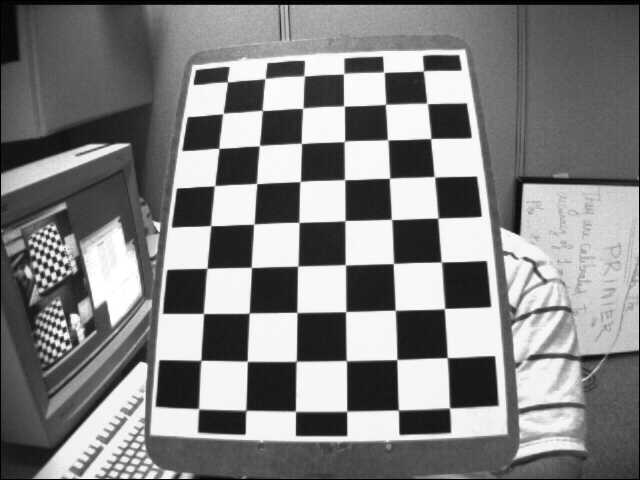
//> input picture data/left12.jpg, 640 x 480 px
$ ./main ../../data/left12.jpg   (built with g++ and OpenCV 4)
//> lines starting //> are read from the running program, lines starting //| are printed output that depends on the picture; after the words box and inside, x2 and y2 are one past the last pixel; in counts of white or black regions, pixels touching at a corner belong together
/**
 * @file main.cpp
 * @brief Perspective correction with a homography
 * @author José Miguel Guerrero Hernández
 *
 * This example demonstrates:
 * - Homography: the projective transformation that maps two views of a plane
 * - Perspective correction: warping a slanted plane back to a frontal view
 * - Why an affine transformation is not enough when there is perspective
 *
 * @note A homography is a 3x3 matrix with 8 degrees of freedom (it is defined
 *       up to scale), so it needs 4 point correspondences, no three of them
 *       collinear:
 *         | h11  h12  tx |
 *         | h21  h22  ty |
 *         | vx   vy   1  |
 *       The last row is what the affine transform of 05_01 does not have: it
 *       makes w' depend on the position, and that division is what allows
 *       parallel lines to converge. With vx = vy = 0 the matrix is affine.
 *
 * @note A chessboard is used on purpose: its cells are square, so the result
 *       can be checked by eye. If the rectification is right, the cells come
 *       out square and aligned with the image axes.
 *
 * @see https://docs.opencv.org/4.x/da/d54/group__imgproc__transform.html
 */

#include <cstdlib>
#include <opencv2/imgproc.hpp>
#include <opencv2/highgui.hpp>
#include <iostream>
#include <string>
#include <vector>

namespace Config
{
// Corners of the inner grid of the chessboard in data/left12.jpg, in this
// order: top-left, top-right, bottom-right, bottom-left. They were measured
// once with cv::findChessboardCorners (see 10_01_camera_calibration) and are
// hardcoded here so that the example stays about the homography
const std::vector<cv::Point2f> GRID_CORNERS = {
  {227.4f, 82.0f}, {423.5f, 70.9f}, {449.5f, 408.0f}, {198.6f, 408.8f}
};

// The inner grid is 6 x 9 corners, that is, 5 x 8 cells. Keeping that ratio in
// the output is what makes the rectified cells square
constexpr int CELL_SIZE = 58;
constexpr int OUTPUT_WIDTH = 5 * CELL_SIZE;
constexpr int OUTPUT_HEIGHT = 8 * CELL_SIZE;

// Drawing parameters
const cv::Scalar MARK_COLOR(0, 0, 255);       // BGR: red
constexpr int MARK_RADIUS = 6;
constexpr int LINE_THICKNESS = 2;
}

/**
 * @brief Destination corners: the four corners of the output image
 * @param width Width of the output image, in pixels
 * @param height Height of the output image, in pixels
 * @return Corners in the same order as Config::GRID_CORNERS
 */
std::vector<cv::Point2f> outputCorners(int width, int height)
{
  const float w = static_cast<float>(width);
  const float h = static_cast<float>(height);
  return {{0.0f, 0.0f}, {w, 0.0f}, {w, h}, {0.0f, h}};
}

/**
 * @brief Draws the four selected corners over a copy of the image
 * @param src Input image
 * @param corners The four correspondences chosen in the input image
 * @return Copy of src with the quadrilateral and its corners marked
 */
cv::Mat drawSelection(const cv::Mat & src, const std::vector<cv::Point2f> & corners)
{
  cv::Mat marked = src.clone();

  std::vector<cv::Point> polygon(corners.begin(), corners.end());
  cv::polylines(marked, polygon, true, Config::MARK_COLOR, Config::LINE_THICKNESS);

  for (size_t i = 0; i < corners.size(); ++i) {
    cv::circle(marked, corners[i], Config::MARK_RADIUS, Config::MARK_COLOR, cv::FILLED);
    cv::putText(marked, std::to_string(i + 1), corners[i] + cv::Point2f(10, -10),
      cv::FONT_HERSHEY_SIMPLEX, 0.7, Config::MARK_COLOR, 2);
  }
  return marked;
}

/**
 * @brief Rectifies the selected quadrilateral into a frontal view
 * @param src Input image
 * @param corners The four corners of the plane in the input image
 * @return Rectified image of size OUTPUT_WIDTH x OUTPUT_HEIGHT
 */
cv::Mat correctPerspective(const cv::Mat & src, const std::vector<cv::Point2f> & corners)
{
  const std::vector<cv::Point2f> destination =
    outputCorners(Config::OUTPUT_WIDTH, Config::OUTPUT_HEIGHT);

  // Exactly 4 correspondences: the homography is determined, there is nothing
  // to fit. With more than 4, and possible mismatches, the right call is
  // findHomography with RANSAC, used in 09_06_ransac_matching
  cv::Mat h = cv::getPerspectiveTransform(corners, destination);

  std::cout << "\n=== Homography ===" << std::endl;
  std::cout << h << std::endl;
  std::cout << "Note the last row: it is not (0, 0, 1), so this transformation "
            << "is not affine" << std::endl;

  // warpPerspective walks the OUTPUT pixels and looks up where each one comes
  // from in the input (inverse mapping), interpolating the fractional positions
  cv::Mat corrected;
  cv::warpPerspective(src, corrected, h,
    cv::Size(Config::OUTPUT_WIDTH, Config::OUTPUT_HEIGHT), cv::INTER_LINEAR);
  return corrected;
}

/**
 * @brief Same rectification attempted with an affine transform
 * @param src Input image
 * @param corners The four corners of the plane in the input image
 * @return Result of using only three of the four correspondences
 *
 * An affine transform has 6 degrees of freedom and is fixed by 3 points, so the
 * fourth corner cannot be chosen: it lands wherever the other three send it.
 * The board therefore stays skewed and the cells are not square.
 */
cv::Mat tryWithAffine(const cv::Mat & src, const std::vector<cv::Point2f> & corners)
{
  const std::vector<cv::Point2f> destination =
    outputCorners(Config::OUTPUT_WIDTH, Config::OUTPUT_HEIGHT);

  const cv::Point2f source_tri[3] = {corners[0], corners[1], corners[3]};
  const cv::Point2f destination_tri[3] = {destination[0], destination[1], destination[3]};

  cv::Mat m = cv::getAffineTransform(source_tri, destination_tri);

  // Where does the corner that was left out end up? It should land on the
  // opposite corner of the output, and it does not: that gap is the perspective
  // that an affine transformation cannot represent
  std::vector<cv::Point2f> left_out = {corners[2]}, mapped;
  cv::transform(left_out, mapped, m);

  std::cout << "\n=== Affine attempt (3 points) ===" << std::endl;
  std::cout << "Fourth corner lands at " << mapped[0] << " instead of " << destination[2]
            << ", an error of " << cv::norm(mapped[0] - destination[2]) << " px" << std::endl;

  cv::Mat affine_result;
  cv::warpAffine(src, affine_result, m,
    cv::Size(Config::OUTPUT_WIDTH, Config::OUTPUT_HEIGHT), cv::INTER_LINEAR);
  return affine_result;
}

int main(int argc, char ** argv)
{
  // Load input image
  // Command-line arguments; --help prints the usage
  cv::CommandLineParser parser(argc, argv,
    "{help h | | Show this help message}"
    "{@input | ../../data/left12.jpg | Input file}");
  if (parser.has("help")) {
    parser.printMessage();
    return EXIT_SUCCESS;
  }
  const std::string image_path = parser.get<std::string>("@input");

  // Without this, a malformed value (--frames=xyz) is reported by the parser
  // but the example carries on with the default, which is the hardest kind
  // of failure to diagnose. Note it validates values, not option names:
  // cv::CommandLineParser ignores an unknown option without complaining
  if (!parser.check()) {
    parser.printErrors();
    return EXIT_FAILURE;
  }
  cv::Mat src = cv::imread(cv::samples::findFile(image_path, false), cv::IMREAD_COLOR);
//> src is the input picture: 480 rows x 640 cols, CV_8UC3; min 0, max 255, mean 129.5

  if (src.empty()) {
    std::cerr << "Error: Could not open or find the image!" << std::endl;
    std::cerr << "Path: " << image_path << std::endl;
    std::cerr << "Usage: " << argv[0] << " <Input image>" << std::endl;
    return EXIT_FAILURE;
  }

  std::cout << "=== Perspective Correction Demo ===" << std::endl;
  std::cout << "Image loaded: " << src.cols << "x" << src.rows << " pixels" << std::endl;
//| Image loaded: 640x480 pixels
  std::cout << "The four corners are hardcoded for data/left12.jpg; with another "
            << "image they must be updated" << std::endl;

  cv::imshow("Original with selected corners", drawSelection(src, Config::GRID_CORNERS));
//> in drawSelection, `std::vector<cv::Point> polygon(corners.begin(), corners.end());`: polygon = 4 Points (x, y): [227, 82], [424, 71], [450, 408], [199, 409]
//> in drawSelection, `cv::polylines(marked, polygon, true, Config::MARK_COLOR, Config::LINE_..`:
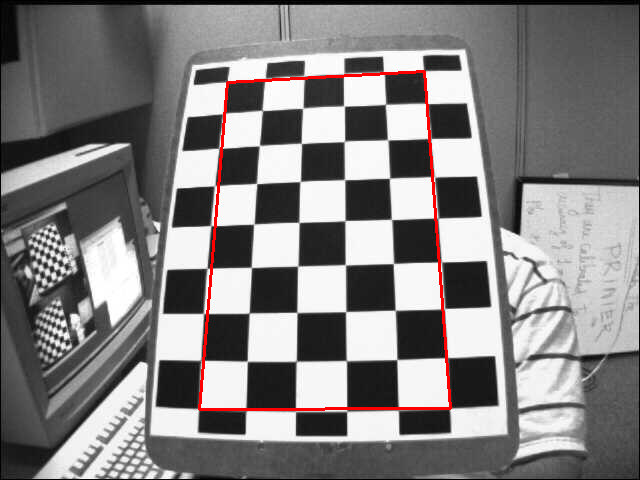
//> marked: 480 rows x 640 cols, CV_8UC3; 1.08% of pixels changed, all inside (x1, y1, x2, y2) = (198, 70, 452, 411)
//> the loop in drawSelection, `for (size_t i = 0; i < corners.size(); ++i)` made 4 passes
//> pass 1, in drawSelection, `cv::putText(marked, std::to_string(i + 1), corners[i] + cv::Point2f(10..`:
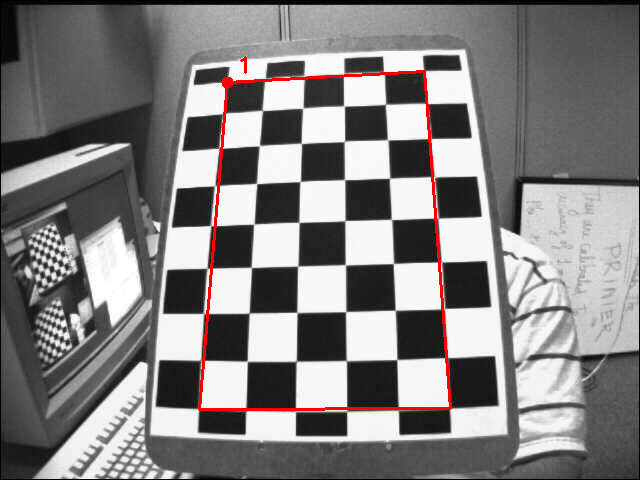
//> marked: 480 rows x 640 cols, CV_8UC3; 139 pixels changed, all inside (x1, y1, x2, y2) = (221, 56, 247, 88)
//> pass 2, in drawSelection, `cv::putText(marked, std::to_string(i + 1), corners[i] + cv::Point2f(10..`:
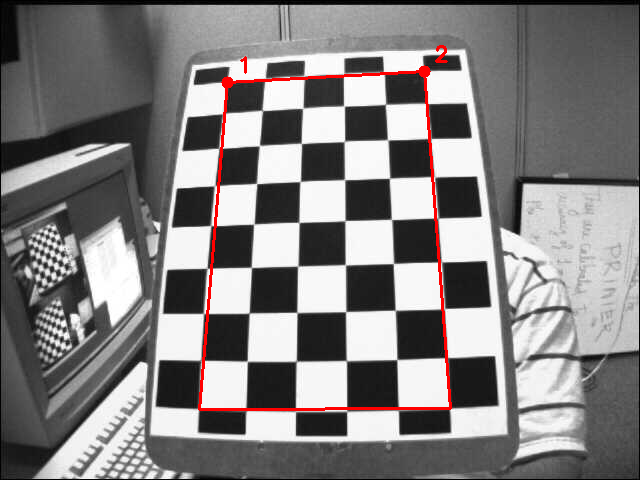
//> marked: 480 rows x 640 cols, CV_8UC3; 0.06% of pixels changed, all inside (x1, y1, x2, y2) = (419, 45, 448, 77)
//> pass 3, in drawSelection, `cv::putText(marked, std::to_string(i + 1), corners[i] + cv::Point2f(10..`:
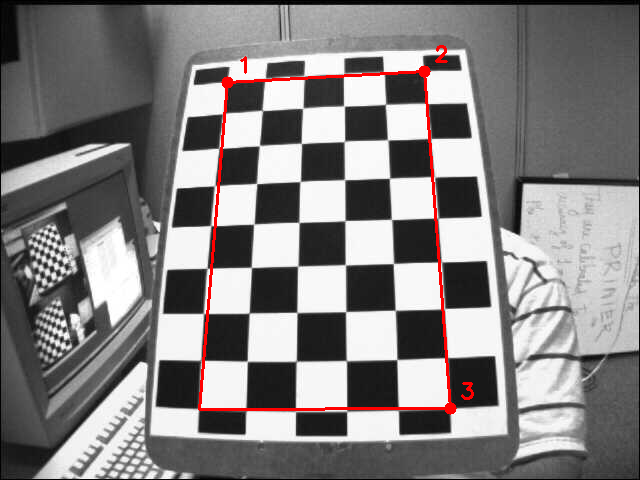
//> marked: 480 rows x 640 cols, CV_8UC3; 0.06% of pixels changed, all inside (x1, y1, x2, y2) = (445, 382, 474, 415)
//> after the loop in drawSelection, `for (size_t i = 0; i < corners.size(); ++i)`:
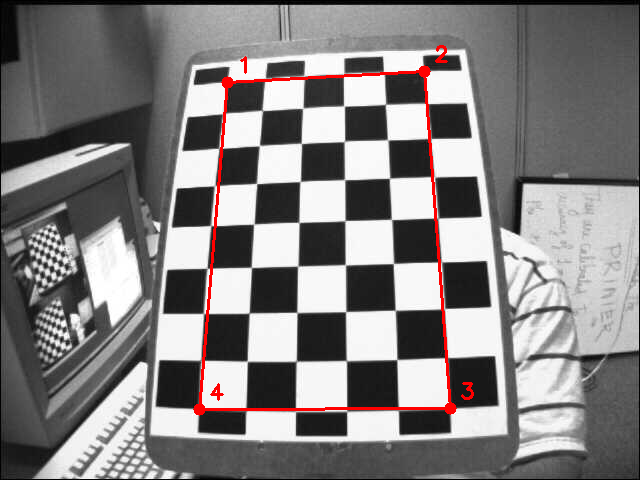
//> marked: 480 rows x 640 cols, CV_8UC3; 0.06% of pixels changed, all inside (x1, y1, x2, y2) = (193, 383, 224, 416)
  cv::imshow("Perspective corrected (4 points)",
    correctPerspective(src, Config::GRID_CORNERS));
//> in correctPerspective, `cv::Mat h = cv::getPerspectiveTransform(corners, destination);`: h = [[1.74, 0.153, -408.3], [0.117, 2.06, -195.7], [0.000241, 0.000973, 1]]
//| [1.740210935100934, 0.1533600231339299, -408.2994779175301;
//|  0.1167602830215813, 2.062765347811754, -195.6980461670232;
//|  0.0002405664713552164, 0.0009730999364052913, 1]
//> in correctPerspective, `cv::warpPerspective(src, corrected, h, cv::Size(Config::OUTPUT_WIDTH, ..`:
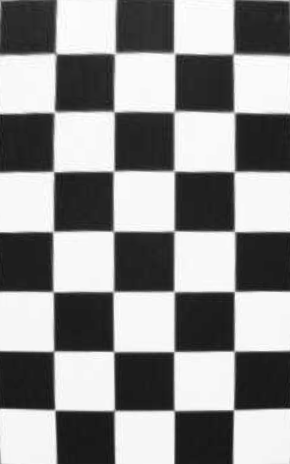
//> corrected: 464 rows x 290 cols, CV_8UC3; min 9, max 255, mean 143.8

  // The same problem solved with the wrong model, for comparison
  cv::imshow("Affine attempt (3 points)", tryWithAffine(src, Config::GRID_CORNERS));
//> in tryWithAffine, `const cv::Point2f source_tri[3] = {corners[0], corners[1], corners[3]};`: source_tri = 3 Points (x, y): [227.4, 82], [423.5, 70.9], [198.6, 408.8]
//> in tryWithAffine, `cv::Mat m = cv::getAffineTransform(source_tri, destination_tri);`: m = [[1.49, 0.131, -348.7], [0.0808, 1.43, -135.4]]
//> in tryWithAffine, `std::vector<cv::Point2f> left_out = {corners[2]}, mapped;`: left_out = 1 Point (x, y): [449.5, 408]
//> in tryWithAffine, `cv::transform(left_out, mapped, m);`: mapped = 1 Point (x, y): [372.8, 483.1]
//| Fourth corner lands at [372.796, 483.124] instead of [290, 464], an error of 84.9755 px
//> in tryWithAffine, `cv::warpAffine(src, affine_result, m, cv::Size(Config::OUTPUT_WIDTH, C..`:
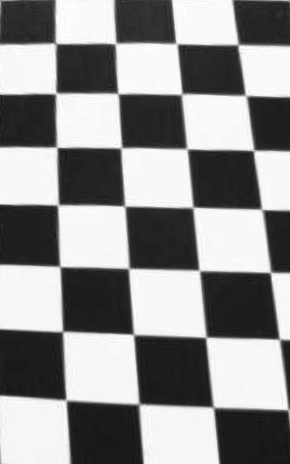
//> affine_result: 464 rows x 290 cols, CV_8UC3; min 17, max 255, mean 143.1

  std::cout << "\nPress any key to exit..." << std::endl;
  cv::waitKey(0);

  return EXIT_SUCCESS;
}

$ run again, with data/left02.jpg copied over data/left12.jpg
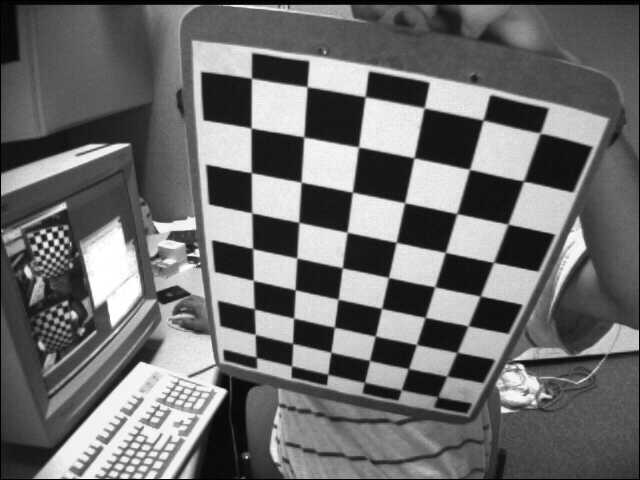
//> input picture data/left02.jpg, 640 x 480 px
//> src is the input picture: 480 rows x 640 cols, CV_8UC3; min 0, max 255, mean 109
//| Image loaded: 640x480 pixels
//> polygon = 4 Points (x, y): [227, 82], [424, 71], [450, 408], [199, 409]
//> the loop in drawSelection, `for (size_t i = 0; i < corners.size(); ++i)` made 4 passes
//> after the loop in drawSelection, `for (size_t i = 0; i < corners.size(); ++i)`:
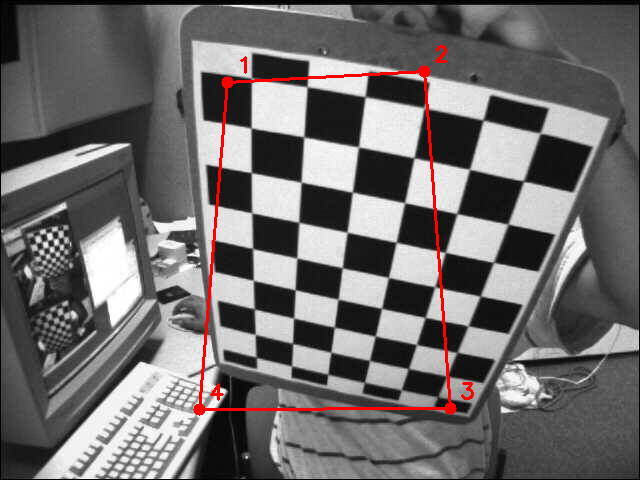
//> marked: 480 rows x 640 cols, CV_8UC3; mean B, G, R 107.4, 107.4, 110.7
//> h = [[1.74, 0.153, -408.3], [0.117, 2.06, -195.7], [0.000241, 0.000973, 1]]
//| [1.740210935100934, 0.1533600231339299, -408.2994779175301;
//|  0.1167602830215813, 2.062765347811754, -195.6980461670232;
//|  0.0002405664713552164, 0.0009730999364052913, 1]
//> source_tri = 3 Points (x, y): [227.4, 82], [423.5, 70.9], [198.6, 408.8]
//> m = [[1.49, 0.131, -348.7], [0.0808, 1.43, -135.4]]
//> left_out = 1 Point (x, y): [449.5, 408]
//> mapped = 1 Point (x, y): [372.8, 483.1]
//| Fourth corner lands at [372.796, 483.124] instead of [290, 464], an error of 84.9755 px
//> in tryWithAffine, `cv::warpAffine(src, affine_result, m, cv::Size(Config::OUTPUT_WIDTH, C..`:
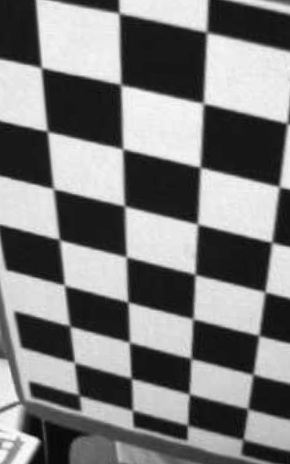
//> affine_result: 464 rows x 290 cols, CV_8UC3; min 6, max 254, mean 125.5

$ run again, with data/left03.jpg copied over data/left12.jpg
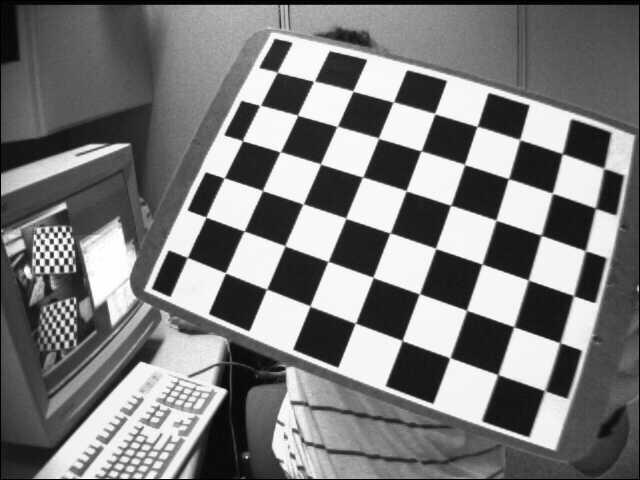
//> input picture data/left03.jpg, 640 x 480 px
//> src is the input picture: 480 rows x 640 cols, CV_8UC3; min 0, max 255, mean 122.9
//| Image loaded: 640x480 pixels
//> polygon = 4 Points (x, y): [227, 82], [424, 71], [450, 408], [199, 409]
//> the loop in drawSelection, `for (size_t i = 0; i < corners.size(); ++i)` made 4 passes
//> after the loop in drawSelection, `for (size_t i = 0; i < corners.size(); ++i)`:
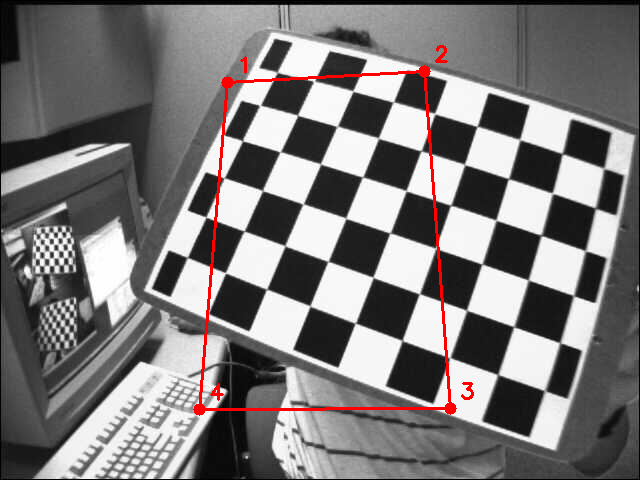
//> marked: 480 rows x 640 cols, CV_8UC3; mean B, G, R 120.8, 120.8, 124.2
//> h = [[1.74, 0.153, -408.3], [0.117, 2.06, -195.7], [0.000241, 0.000973, 1]]
//| [1.740210935100934, 0.1533600231339299, -408.2994779175301;
//|  0.1167602830215813, 2.062765347811754, -195.6980461670232;
//|  0.0002405664713552164, 0.0009730999364052913, 1]
//> source_tri = 3 Points (x, y): [227.4, 82], [423.5, 70.9], [198.6, 408.8]
//> m = [[1.49, 0.131, -348.7], [0.0808, 1.43, -135.4]]
//> left_out = 1 Point (x, y): [449.5, 408]
//> mapped = 1 Point (x, y): [372.8, 483.1]
//| Fourth corner lands at [372.796, 483.124] instead of [290, 464], an error of 84.9755 px
//> in tryWithAffine, `cv::warpAffine(src, affine_result, m, cv::Size(Config::OUTPUT_WIDTH, C..`:
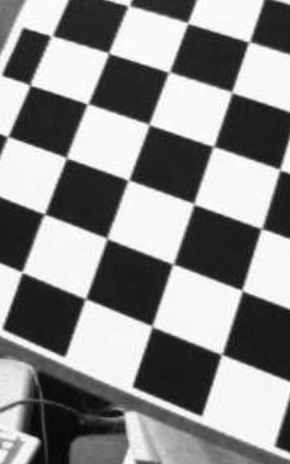
//> affine_result: 464 rows x 290 cols, CV_8UC3; min 3, max 255, mean 139.9

$ run again, with data/left04.jpg copied over data/left12.jpg
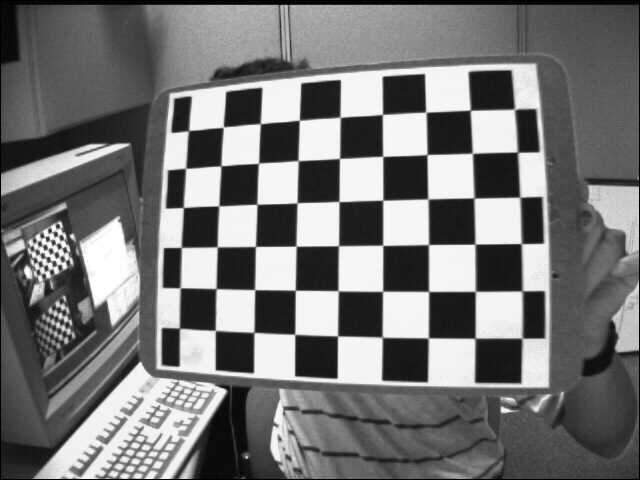
//> input picture data/left04.jpg, 640 x 480 px
//> src is the input picture: 480 rows x 640 cols, CV_8UC3; min 0, max 255, mean 117.8
//| Image loaded: 640x480 pixels
//> polygon = 4 Points (x, y): [227, 82], [424, 71], [450, 408], [199, 409]
//> the loop in drawSelection, `for (size_t i = 0; i < corners.size(); ++i)` made 4 passes
//> h = [[1.74, 0.153, -408.3], [0.117, 2.06, -195.7], [0.000241, 0.000973, 1]]
//| [1.740210935100934, 0.1533600231339299, -408.2994779175301;
//|  0.1167602830215813, 2.062765347811754, -195.6980461670232;
//|  0.0002405664713552164, 0.0009730999364052913, 1]
//> source_tri = 3 Points (x, y): [227.4, 82], [423.5, 70.9], [198.6, 408.8]
//> m = [[1.49, 0.131, -348.7], [0.0808, 1.43, -135.4]]
//> left_out = 1 Point (x, y): [449.5, 408]
//> mapped = 1 Point (x, y): [372.8, 483.1]
//| Fourth corner lands at [372.796, 483.124] instead of [290, 464], an error of 84.9755 px
//> in tryWithAffine, `cv::warpAffine(src, affine_result, m, cv::Size(Config::OUTPUT_WIDTH, C..`:
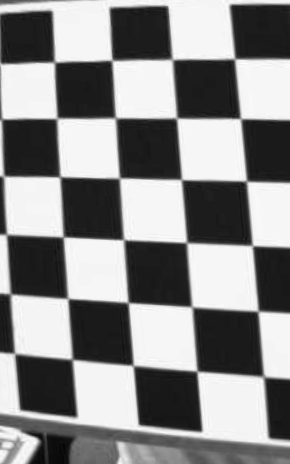
//> affine_result: 464 rows x 290 cols, CV_8UC3; min 4, max 255, mean 138.3
